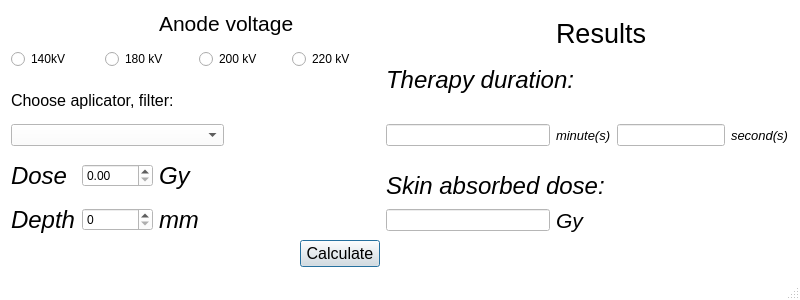
<?xml version="1.0" encoding="UTF-8"?>
<ui version="4.0">
 <class>MainWindow</class>
 <widget class="QMainWindow" name="MainWindow">
  <property name="enabled">
   <bool>true</bool>
  </property>
  <property name="geometry">
   <rect>
    <x>0</x>
    <y>0</y>
    <width>800</width>
    <height>300</height>
   </rect>
  </property>
  <property name="sizePolicy">
   <sizepolicy hsizetype="Preferred" vsizetype="Preferred">
    <horstretch>0</horstretch>
    <verstretch>0</verstretch>
   </sizepolicy>
  </property>
  <property name="minimumSize">
   <size>
    <width>800</width>
    <height>300</height>
   </size>
  </property>
  <property name="maximumSize">
   <size>
    <width>800</width>
    <height>300</height>
   </size>
  </property>
  <property name="palette">
   <palette>
    <active>
     <colorrole role="WindowText">
      <brush brushstyle="SolidPattern">
       <color alpha="255">
        <red>0</red>
        <green>0</green>
        <blue>0</blue>
       </color>
      </brush>
     </colorrole>
     <colorrole role="Button">
      <brush brushstyle="SolidPattern">
       <color alpha="255">
        <red>255</red>
        <green>255</green>
        <blue>255</blue>
       </color>
      </brush>
     </colorrole>
     <colorrole role="Light">
      <brush brushstyle="SolidPattern">
       <color alpha="255">
        <red>255</red>
        <green>255</green>
        <blue>255</blue>
       </color>
      </brush>
     </colorrole>
     <colorrole role="Midlight">
      <brush brushstyle="SolidPattern">
       <color alpha="255">
        <red>255</red>
        <green>255</green>
        <blue>255</blue>
       </color>
      </brush>
     </colorrole>
     <colorrole role="Dark">
      <brush brushstyle="SolidPattern">
       <color alpha="255">
        <red>127</red>
        <green>127</green>
        <blue>127</blue>
       </color>
      </brush>
     </colorrole>
     <colorrole role="Mid">
      <brush brushstyle="SolidPattern">
       <color alpha="255">
        <red>170</red>
        <green>170</green>
        <blue>170</blue>
       </color>
      </brush>
     </colorrole>
     <colorrole role="Text">
      <brush brushstyle="SolidPattern">
       <color alpha="255">
        <red>0</red>
        <green>0</green>
        <blue>0</blue>
       </color>
      </brush>
     </colorrole>
     <colorrole role="BrightText">
      <brush brushstyle="SolidPattern">
       <color alpha="255">
        <red>255</red>
        <green>255</green>
        <blue>255</blue>
       </color>
      </brush>
     </colorrole>
     <colorrole role="ButtonText">
      <brush brushstyle="SolidPattern">
       <color alpha="255">
        <red>0</red>
        <green>0</green>
        <blue>0</blue>
       </color>
      </brush>
     </colorrole>
     <colorrole role="Base">
      <brush brushstyle="SolidPattern">
       <color alpha="255">
        <red>255</red>
        <green>255</green>
        <blue>255</blue>
       </color>
      </brush>
     </colorrole>
     <colorrole role="Window">
      <brush brushstyle="SolidPattern">
       <color alpha="255">
        <red>255</red>
        <green>255</green>
        <blue>255</blue>
       </color>
      </brush>
     </colorrole>
     <colorrole role="Shadow">
      <brush brushstyle="SolidPattern">
       <color alpha="255">
        <red>0</red>
        <green>0</green>
        <blue>0</blue>
       </color>
      </brush>
     </colorrole>
     <colorrole role="AlternateBase">
      <brush brushstyle="SolidPattern">
       <color alpha="255">
        <red>255</red>
        <green>255</green>
        <blue>255</blue>
       </color>
      </brush>
     </colorrole>
     <colorrole role="ToolTipBase">
      <brush brushstyle="SolidPattern">
       <color alpha="255">
        <red>255</red>
        <green>255</green>
        <blue>220</blue>
       </color>
      </brush>
     </colorrole>
     <colorrole role="ToolTipText">
      <brush brushstyle="SolidPattern">
       <color alpha="255">
        <red>0</red>
        <green>0</green>
        <blue>0</blue>
       </color>
      </brush>
     </colorrole>
     <colorrole role="PlaceholderText">
      <brush brushstyle="SolidPattern">
       <color alpha="128">
        <red>0</red>
        <green>0</green>
        <blue>0</blue>
       </color>
      </brush>
     </colorrole>
    </active>
    <inactive>
     <colorrole role="WindowText">
      <brush brushstyle="SolidPattern">
       <color alpha="255">
        <red>0</red>
        <green>0</green>
        <blue>0</blue>
       </color>
      </brush>
     </colorrole>
     <colorrole role="Button">
      <brush brushstyle="SolidPattern">
       <color alpha="255">
        <red>255</red>
        <green>255</green>
        <blue>255</blue>
       </color>
      </brush>
     </colorrole>
     <colorrole role="Light">
      <brush brushstyle="SolidPattern">
       <color alpha="255">
        <red>255</red>
        <green>255</green>
        <blue>255</blue>
       </color>
      </brush>
     </colorrole>
     <colorrole role="Midlight">
      <brush brushstyle="SolidPattern">
       <color alpha="255">
        <red>255</red>
        <green>255</green>
        <blue>255</blue>
       </color>
      </brush>
     </colorrole>
     <colorrole role="Dark">
      <brush brushstyle="SolidPattern">
       <color alpha="255">
        <red>127</red>
        <green>127</green>
        <blue>127</blue>
       </color>
      </brush>
     </colorrole>
     <colorrole role="Mid">
      <brush brushstyle="SolidPattern">
       <color alpha="255">
        <red>170</red>
        <green>170</green>
        <blue>170</blue>
       </color>
      </brush>
     </colorrole>
     <colorrole role="Text">
      <brush brushstyle="SolidPattern">
       <color alpha="255">
        <red>0</red>
        <green>0</green>
        <blue>0</blue>
       </color>
      </brush>
     </colorrole>
     <colorrole role="BrightText">
      <brush brushstyle="SolidPattern">
       <color alpha="255">
        <red>255</red>
        <green>255</green>
        <blue>255</blue>
       </color>
      </brush>
     </colorrole>
     <colorrole role="ButtonText">
      <brush brushstyle="SolidPattern">
       <color alpha="255">
        <red>0</red>
        <green>0</green>
        <blue>0</blue>
       </color>
      </brush>
     </colorrole>
     <colorrole role="Base">
      <brush brushstyle="SolidPattern">
       <color alpha="255">
        <red>255</red>
        <green>255</green>
        <blue>255</blue>
       </color>
      </brush>
     </colorrole>
     <colorrole role="Window">
      <brush brushstyle="SolidPattern">
       <color alpha="255">
        <red>255</red>
        <green>255</green>
        <blue>255</blue>
       </color>
      </brush>
     </colorrole>
     <colorrole role="Shadow">
      <brush brushstyle="SolidPattern">
       <color alpha="255">
        <red>0</red>
        <green>0</green>
        <blue>0</blue>
       </color>
      </brush>
     </colorrole>
     <colorrole role="AlternateBase">
      <brush brushstyle="SolidPattern">
       <color alpha="255">
        <red>255</red>
        <green>255</green>
        <blue>255</blue>
       </color>
      </brush>
     </colorrole>
     <colorrole role="ToolTipBase">
      <brush brushstyle="SolidPattern">
       <color alpha="255">
        <red>255</red>
        <green>255</green>
        <blue>220</blue>
       </color>
      </brush>
     </colorrole>
     <colorrole role="ToolTipText">
      <brush brushstyle="SolidPattern">
       <color alpha="255">
        <red>0</red>
        <green>0</green>
        <blue>0</blue>
       </color>
      </brush>
     </colorrole>
     <colorrole role="PlaceholderText">
      <brush brushstyle="SolidPattern">
       <color alpha="128">
        <red>0</red>
        <green>0</green>
        <blue>0</blue>
       </color>
      </brush>
     </colorrole>
    </inactive>
    <disabled>
     <colorrole role="WindowText">
      <brush brushstyle="SolidPattern">
       <color alpha="255">
        <red>127</red>
        <green>127</green>
        <blue>127</blue>
       </color>
      </brush>
     </colorrole>
     <colorrole role="Button">
      <brush brushstyle="SolidPattern">
       <color alpha="255">
        <red>255</red>
        <green>255</green>
        <blue>255</blue>
       </color>
      </brush>
     </colorrole>
     <colorrole role="Light">
      <brush brushstyle="SolidPattern">
       <color alpha="255">
        <red>255</red>
        <green>255</green>
        <blue>255</blue>
       </color>
      </brush>
     </colorrole>
     <colorrole role="Midlight">
      <brush brushstyle="SolidPattern">
       <color alpha="255">
        <red>255</red>
        <green>255</green>
        <blue>255</blue>
       </color>
      </brush>
     </colorrole>
     <colorrole role="Dark">
      <brush brushstyle="SolidPattern">
       <color alpha="255">
        <red>127</red>
        <green>127</green>
        <blue>127</blue>
       </color>
      </brush>
     </colorrole>
     <colorrole role="Mid">
      <brush brushstyle="SolidPattern">
       <color alpha="255">
        <red>170</red>
        <green>170</green>
        <blue>170</blue>
       </color>
      </brush>
     </colorrole>
     <colorrole role="Text">
      <brush brushstyle="SolidPattern">
       <color alpha="255">
        <red>127</red>
        <green>127</green>
        <blue>127</blue>
       </color>
      </brush>
     </colorrole>
     <colorrole role="BrightText">
      <brush brushstyle="SolidPattern">
       <color alpha="255">
        <red>255</red>
        <green>255</green>
        <blue>255</blue>
       </color>
      </brush>
     </colorrole>
     <colorrole role="ButtonText">
      <brush brushstyle="SolidPattern">
       <color alpha="255">
        <red>127</red>
        <green>127</green>
        <blue>127</blue>
       </color>
      </brush>
     </colorrole>
     <colorrole role="Base">
      <brush brushstyle="SolidPattern">
       <color alpha="255">
        <red>255</red>
        <green>255</green>
        <blue>255</blue>
       </color>
      </brush>
     </colorrole>
     <colorrole role="Window">
      <brush brushstyle="SolidPattern">
       <color alpha="255">
        <red>255</red>
        <green>255</green>
        <blue>255</blue>
       </color>
      </brush>
     </colorrole>
     <colorrole role="Shadow">
      <brush brushstyle="SolidPattern">
       <color alpha="255">
        <red>0</red>
        <green>0</green>
        <blue>0</blue>
       </color>
      </brush>
     </colorrole>
     <colorrole role="AlternateBase">
      <brush brushstyle="SolidPattern">
       <color alpha="255">
        <red>255</red>
        <green>255</green>
        <blue>255</blue>
       </color>
      </brush>
     </colorrole>
     <colorrole role="ToolTipBase">
      <brush brushstyle="SolidPattern">
       <color alpha="255">
        <red>255</red>
        <green>255</green>
        <blue>220</blue>
       </color>
      </brush>
     </colorrole>
     <colorrole role="ToolTipText">
      <brush brushstyle="SolidPattern">
       <color alpha="255">
        <red>0</red>
        <green>0</green>
        <blue>0</blue>
       </color>
      </brush>
     </colorrole>
     <colorrole role="PlaceholderText">
      <brush brushstyle="SolidPattern">
       <color alpha="128">
        <red>0</red>
        <green>0</green>
        <blue>0</blue>
       </color>
      </brush>
     </colorrole>
    </disabled>
   </palette>
  </property>
  <property name="mouseTracking">
   <bool>false</bool>
  </property>
  <property name="windowTitle">
   <string>X-ray therapy plan</string>
  </property>
  <property name="autoFillBackground">
   <bool>false</bool>
  </property>
  <property name="animated">
   <bool>true</bool>
  </property>
  <property name="dockNestingEnabled">
   <bool>false</bool>
  </property>
  <widget class="QWidget" name="centralWidget">
   <layout class="QGridLayout" name="gridLayout">
    <item row="8" column="1">
     <widget class="QSpinBox" name="spinBox">
      <property name="focusPolicy">
       <enum>Qt::ClickFocus</enum>
      </property>
     </widget>
    </item>
    <item row="0" column="2" colspan="2">
     <widget class="QLabel" name="label_8">
      <property name="font">
       <font>
        <family>Arial</family>
        <pointsize>16</pointsize>
       </font>
      </property>
      <property name="text">
       <string>Anode voltage</string>
      </property>
     </widget>
    </item>
    <item row="1" column="0" rowspan="2" colspan="5">
     <layout class="QHBoxLayout" name="horizontalLayout">
      <item>
       <widget class="QRadioButton" name="RB140">
        <property name="cursor">
         <cursorShape>PointingHandCursor</cursorShape>
        </property>
        <property name="text">
         <string>140kV</string>
        </property>
       </widget>
      </item>
      <item>
       <widget class="QRadioButton" name="RB180">
        <property name="cursor">
         <cursorShape>PointingHandCursor</cursorShape>
        </property>
        <property name="text">
         <string>180 kV</string>
        </property>
       </widget>
      </item>
      <item>
       <widget class="QRadioButton" name="RB200">
        <property name="cursor">
         <cursorShape>PointingHandCursor</cursorShape>
        </property>
        <property name="text">
         <string>200 kV</string>
        </property>
       </widget>
      </item>
      <item>
       <widget class="QRadioButton" name="RB220">
        <property name="cursor">
         <cursorShape>PointingHandCursor</cursorShape>
        </property>
        <property name="text">
         <string>220 kV</string>
        </property>
       </widget>
      </item>
     </layout>
    </item>
    <item row="5" column="7" colspan="2">
     <widget class="QLineEdit" name="DurationS">
      <property name="maxLength">
       <number>4</number>
      </property>
     </widget>
    </item>
    <item row="5" column="9">
     <widget class="QLabel" name="label_6">
      <property name="font">
       <font>
        <family>Arial</family>
        <pointsize>10</pointsize>
        <italic>true</italic>
       </font>
      </property>
      <property name="text">
       <string>second(s)</string>
      </property>
     </widget>
    </item>
    <item row="5" column="5">
     <widget class="QLineEdit" name="DurationM"/>
    </item>
    <item row="8" column="0">
     <widget class="QLabel" name="label_4">
      <property name="font">
       <font>
        <family>Arial</family>
        <pointsize>18</pointsize>
        <italic>true</italic>
       </font>
      </property>
      <property name="text">
       <string>Depth</string>
      </property>
     </widget>
    </item>
    <item row="7" column="5" colspan="5">
     <widget class="QLabel" name="label_15">
      <property name="font">
       <font>
        <family>Arial</family>
        <pointsize>18</pointsize>
        <italic>true</italic>
       </font>
      </property>
      <property name="text">
       <string>Skin absorbed dose:</string>
      </property>
     </widget>
    </item>
    <item row="9" column="4">
     <widget class="QPushButton" name="pushButton">
      <property name="palette">
       <palette>
        <active>
         <colorrole role="WindowText">
          <brush brushstyle="SolidPattern">
           <color alpha="255">
            <red>0</red>
            <green>0</green>
            <blue>0</blue>
           </color>
          </brush>
         </colorrole>
         <colorrole role="Button">
          <brush brushstyle="SolidPattern">
           <color alpha="255">
            <red>230</red>
            <green>230</green>
            <blue>230</blue>
           </color>
          </brush>
         </colorrole>
         <colorrole role="Light">
          <brush brushstyle="SolidPattern">
           <color alpha="255">
            <red>255</red>
            <green>255</green>
            <blue>255</blue>
           </color>
          </brush>
         </colorrole>
         <colorrole role="Midlight">
          <brush brushstyle="SolidPattern">
           <color alpha="255">
            <red>242</red>
            <green>242</green>
            <blue>242</blue>
           </color>
          </brush>
         </colorrole>
         <colorrole role="Dark">
          <brush brushstyle="SolidPattern">
           <color alpha="255">
            <red>115</red>
            <green>115</green>
            <blue>115</blue>
           </color>
          </brush>
         </colorrole>
         <colorrole role="Mid">
          <brush brushstyle="SolidPattern">
           <color alpha="255">
            <red>153</red>
            <green>153</green>
            <blue>153</blue>
           </color>
          </brush>
         </colorrole>
         <colorrole role="Text">
          <brush brushstyle="SolidPattern">
           <color alpha="255">
            <red>0</red>
            <green>0</green>
            <blue>0</blue>
           </color>
          </brush>
         </colorrole>
         <colorrole role="BrightText">
          <brush brushstyle="SolidPattern">
           <color alpha="255">
            <red>255</red>
            <green>255</green>
            <blue>255</blue>
           </color>
          </brush>
         </colorrole>
         <colorrole role="ButtonText">
          <brush brushstyle="SolidPattern">
           <color alpha="255">
            <red>0</red>
            <green>0</green>
            <blue>0</blue>
           </color>
          </brush>
         </colorrole>
         <colorrole role="Base">
          <brush brushstyle="SolidPattern">
           <color alpha="255">
            <red>255</red>
            <green>255</green>
            <blue>255</blue>
           </color>
          </brush>
         </colorrole>
         <colorrole role="Window">
          <brush brushstyle="SolidPattern">
           <color alpha="255">
            <red>230</red>
            <green>230</green>
            <blue>230</blue>
           </color>
          </brush>
         </colorrole>
         <colorrole role="Shadow">
          <brush brushstyle="SolidPattern">
           <color alpha="255">
            <red>0</red>
            <green>0</green>
            <blue>0</blue>
           </color>
          </brush>
         </colorrole>
         <colorrole role="AlternateBase">
          <brush brushstyle="SolidPattern">
           <color alpha="255">
            <red>242</red>
            <green>242</green>
            <blue>242</blue>
           </color>
          </brush>
         </colorrole>
         <colorrole role="ToolTipBase">
          <brush brushstyle="SolidPattern">
           <color alpha="255">
            <red>255</red>
            <green>255</green>
            <blue>220</blue>
           </color>
          </brush>
         </colorrole>
         <colorrole role="ToolTipText">
          <brush brushstyle="SolidPattern">
           <color alpha="255">
            <red>0</red>
            <green>0</green>
            <blue>0</blue>
           </color>
          </brush>
         </colorrole>
         <colorrole role="PlaceholderText">
          <brush brushstyle="SolidPattern">
           <color alpha="128">
            <red>0</red>
            <green>0</green>
            <blue>0</blue>
           </color>
          </brush>
         </colorrole>
        </active>
        <inactive>
         <colorrole role="WindowText">
          <brush brushstyle="SolidPattern">
           <color alpha="255">
            <red>0</red>
            <green>0</green>
            <blue>0</blue>
           </color>
          </brush>
         </colorrole>
         <colorrole role="Button">
          <brush brushstyle="SolidPattern">
           <color alpha="255">
            <red>230</red>
            <green>230</green>
            <blue>230</blue>
           </color>
          </brush>
         </colorrole>
         <colorrole role="Light">
          <brush brushstyle="SolidPattern">
           <color alpha="255">
            <red>255</red>
            <green>255</green>
            <blue>255</blue>
           </color>
          </brush>
         </colorrole>
         <colorrole role="Midlight">
          <brush brushstyle="SolidPattern">
           <color alpha="255">
            <red>242</red>
            <green>242</green>
            <blue>242</blue>
           </color>
          </brush>
         </colorrole>
         <colorrole role="Dark">
          <brush brushstyle="SolidPattern">
           <color alpha="255">
            <red>115</red>
            <green>115</green>
            <blue>115</blue>
           </color>
          </brush>
         </colorrole>
         <colorrole role="Mid">
          <brush brushstyle="SolidPattern">
           <color alpha="255">
            <red>153</red>
            <green>153</green>
            <blue>153</blue>
           </color>
          </brush>
         </colorrole>
         <colorrole role="Text">
          <brush brushstyle="SolidPattern">
           <color alpha="255">
            <red>0</red>
            <green>0</green>
            <blue>0</blue>
           </color>
          </brush>
         </colorrole>
         <colorrole role="BrightText">
          <brush brushstyle="SolidPattern">
           <color alpha="255">
            <red>255</red>
            <green>255</green>
            <blue>255</blue>
           </color>
          </brush>
         </colorrole>
         <colorrole role="ButtonText">
          <brush brushstyle="SolidPattern">
           <color alpha="255">
            <red>0</red>
            <green>0</green>
            <blue>0</blue>
           </color>
          </brush>
         </colorrole>
         <colorrole role="Base">
          <brush brushstyle="SolidPattern">
           <color alpha="255">
            <red>255</red>
            <green>255</green>
            <blue>255</blue>
           </color>
          </brush>
         </colorrole>
         <colorrole role="Window">
          <brush brushstyle="SolidPattern">
           <color alpha="255">
            <red>230</red>
            <green>230</green>
            <blue>230</blue>
           </color>
          </brush>
         </colorrole>
         <colorrole role="Shadow">
          <brush brushstyle="SolidPattern">
           <color alpha="255">
            <red>0</red>
            <green>0</green>
            <blue>0</blue>
           </color>
          </brush>
         </colorrole>
         <colorrole role="AlternateBase">
          <brush brushstyle="SolidPattern">
           <color alpha="255">
            <red>242</red>
            <green>242</green>
            <blue>242</blue>
           </color>
          </brush>
         </colorrole>
         <colorrole role="ToolTipBase">
          <brush brushstyle="SolidPattern">
           <color alpha="255">
            <red>255</red>
            <green>255</green>
            <blue>220</blue>
           </color>
          </brush>
         </colorrole>
         <colorrole role="ToolTipText">
          <brush brushstyle="SolidPattern">
           <color alpha="255">
            <red>0</red>
            <green>0</green>
            <blue>0</blue>
           </color>
          </brush>
         </colorrole>
         <colorrole role="PlaceholderText">
          <brush brushstyle="SolidPattern">
           <color alpha="128">
            <red>0</red>
            <green>0</green>
            <blue>0</blue>
           </color>
          </brush>
         </colorrole>
        </inactive>
        <disabled>
         <colorrole role="WindowText">
          <brush brushstyle="SolidPattern">
           <color alpha="255">
            <red>115</red>
            <green>115</green>
            <blue>115</blue>
           </color>
          </brush>
         </colorrole>
         <colorrole role="Button">
          <brush brushstyle="SolidPattern">
           <color alpha="255">
            <red>230</red>
            <green>230</green>
            <blue>230</blue>
           </color>
          </brush>
         </colorrole>
         <colorrole role="Light">
          <brush brushstyle="SolidPattern">
           <color alpha="255">
            <red>255</red>
            <green>255</green>
            <blue>255</blue>
           </color>
          </brush>
         </colorrole>
         <colorrole role="Midlight">
          <brush brushstyle="SolidPattern">
           <color alpha="255">
            <red>242</red>
            <green>242</green>
            <blue>242</blue>
           </color>
          </brush>
         </colorrole>
         <colorrole role="Dark">
          <brush brushstyle="SolidPattern">
           <color alpha="255">
            <red>115</red>
            <green>115</green>
            <blue>115</blue>
           </color>
          </brush>
         </colorrole>
         <colorrole role="Mid">
          <brush brushstyle="SolidPattern">
           <color alpha="255">
            <red>153</red>
            <green>153</green>
            <blue>153</blue>
           </color>
          </brush>
         </colorrole>
         <colorrole role="Text">
          <brush brushstyle="SolidPattern">
           <color alpha="255">
            <red>115</red>
            <green>115</green>
            <blue>115</blue>
           </color>
          </brush>
         </colorrole>
         <colorrole role="BrightText">
          <brush brushstyle="SolidPattern">
           <color alpha="255">
            <red>255</red>
            <green>255</green>
            <blue>255</blue>
           </color>
          </brush>
         </colorrole>
         <colorrole role="ButtonText">
          <brush brushstyle="SolidPattern">
           <color alpha="255">
            <red>115</red>
            <green>115</green>
            <blue>115</blue>
           </color>
          </brush>
         </colorrole>
         <colorrole role="Base">
          <brush brushstyle="SolidPattern">
           <color alpha="255">
            <red>230</red>
            <green>230</green>
            <blue>230</blue>
           </color>
          </brush>
         </colorrole>
         <colorrole role="Window">
          <brush brushstyle="SolidPattern">
           <color alpha="255">
            <red>230</red>
            <green>230</green>
            <blue>230</blue>
           </color>
          </brush>
         </colorrole>
         <colorrole role="Shadow">
          <brush brushstyle="SolidPattern">
           <color alpha="255">
            <red>0</red>
            <green>0</green>
            <blue>0</blue>
           </color>
          </brush>
         </colorrole>
         <colorrole role="AlternateBase">
          <brush brushstyle="SolidPattern">
           <color alpha="255">
            <red>230</red>
            <green>230</green>
            <blue>230</blue>
           </color>
          </brush>
         </colorrole>
         <colorrole role="ToolTipBase">
          <brush brushstyle="SolidPattern">
           <color alpha="255">
            <red>255</red>
            <green>255</green>
            <blue>220</blue>
           </color>
          </brush>
         </colorrole>
         <colorrole role="ToolTipText">
          <brush brushstyle="SolidPattern">
           <color alpha="255">
            <red>0</red>
            <green>0</green>
            <blue>0</blue>
           </color>
          </brush>
         </colorrole>
         <colorrole role="PlaceholderText">
          <brush brushstyle="SolidPattern">
           <color alpha="128">
            <red>0</red>
            <green>0</green>
            <blue>0</blue>
           </color>
          </brush>
         </colorrole>
        </disabled>
       </palette>
      </property>
      <property name="font">
       <font>
        <family>Arial</family>
        <pointsize>12</pointsize>
       </font>
      </property>
      <property name="focusPolicy">
       <enum>Qt::StrongFocus</enum>
      </property>
      <property name="text">
       <string>Calculate</string>
      </property>
      <property name="autoDefault">
       <bool>true</bool>
      </property>
      <property name="default">
       <bool>true</bool>
      </property>
     </widget>
    </item>
    <item row="5" column="0" colspan="3">
     <widget class="QComboBox" name="comboBox"/>
    </item>
    <item row="2" column="5" rowspan="2" colspan="4">
     <widget class="QLabel" name="label_16">
      <property name="font">
       <font>
        <family>Arial</family>
        <pointsize>18</pointsize>
        <italic>true</italic>
       </font>
      </property>
      <property name="text">
       <string>Therapy duration: </string>
      </property>
     </widget>
    </item>
    <item row="5" column="6">
     <widget class="QLabel" name="label_9">
      <property name="font">
       <font>
        <family>Arial</family>
        <pointsize>10</pointsize>
        <italic>true</italic>
       </font>
      </property>
      <property name="text">
       <string>minute(s)</string>
      </property>
     </widget>
    </item>
    <item row="8" column="2">
     <widget class="QLabel" name="label_5">
      <property name="font">
       <font>
        <family>Arial</family>
        <pointsize>18</pointsize>
        <italic>true</italic>
       </font>
      </property>
      <property name="text">
       <string>mm</string>
      </property>
     </widget>
    </item>
    <item row="6" column="2" rowspan="2">
     <widget class="QLabel" name="label_13">
      <property name="font">
       <font>
        <family>Arial</family>
        <pointsize>18</pointsize>
        <italic>true</italic>
       </font>
      </property>
      <property name="text">
       <string>Gy</string>
      </property>
     </widget>
    </item>
    <item row="6" column="1" rowspan="2">
     <widget class="QDoubleSpinBox" name="doubleSpinBox">
      <property name="focusPolicy">
       <enum>Qt::ClickFocus</enum>
      </property>
      <property name="maximum">
       <double>1000.000000000000000</double>
      </property>
      <property name="singleStep">
       <double>0.010000000000000</double>
      </property>
     </widget>
    </item>
    <item row="6" column="0" rowspan="2">
     <widget class="QLabel" name="label_3">
      <property name="font">
       <font>
        <family>Arial</family>
        <pointsize>18</pointsize>
        <italic>true</italic>
       </font>
      </property>
      <property name="text">
       <string>Dose</string>
      </property>
     </widget>
    </item>
    <item row="3" column="0" rowspan="2" colspan="3">
     <widget class="QLabel" name="label">
      <property name="font">
       <font>
        <family>Arial</family>
        <pointsize>12</pointsize>
       </font>
      </property>
      <property name="text">
       <string>Choose aplicator, filter:</string>
      </property>
     </widget>
    </item>
    <item row="3" column="3" rowspan="5" colspan="2">
     <widget class="QLabel" name="label_2">
      <property name="text">
       <string/>
      </property>
     </widget>
    </item>
    <item row="0" column="6" rowspan="2" colspan="2">
     <widget class="QLabel" name="label_7">
      <property name="font">
       <font>
        <family>Arial</family>
        <pointsize>20</pointsize>
       </font>
      </property>
      <property name="layoutDirection">
       <enum>Qt::LeftToRight</enum>
      </property>
      <property name="text">
       <string>Results</string>
      </property>
      <property name="scaledContents">
       <bool>false</bool>
      </property>
     </widget>
    </item>
    <item row="8" column="5">
     <widget class="QLineEdit" name="SkinDose"/>
    </item>
    <item row="8" column="6">
     <widget class="QLabel" name="label_14">
      <property name="font">
       <font>
        <family>Arial</family>
        <pointsize>16</pointsize>
        <italic>true</italic>
       </font>
      </property>
      <property name="text">
       <string>Gy</string>
      </property>
     </widget>
    </item>
   </layout>
  </widget>
  <widget class="QStatusBar" name="statusBar"/>
 </widget>
 <layoutdefault spacing="6" margin="11"/>
 <resources/>
 <connections/>
</ui>
